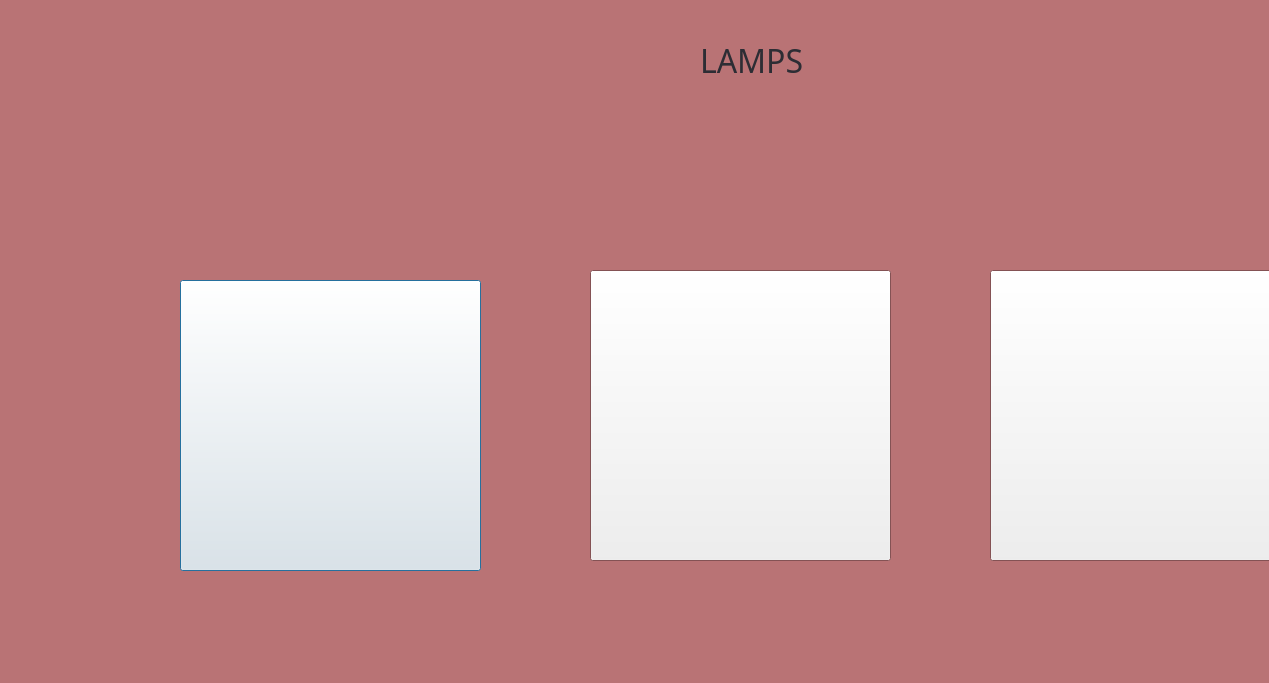
<?xml version="1.0" encoding="UTF-8"?>
<ui version="4.0">
 <class>llamps</class>
 <widget class="QDialog" name="llamps">
  <property name="geometry">
   <rect>
    <x>0</x>
    <y>0</y>
    <width>1269</width>
    <height>683</height>
   </rect>
  </property>
  <property name="palette">
   <palette>
    <active>
     <colorrole role="Window">
      <brush brushstyle="SolidPattern">
       <color alpha="255">
        <red>185</red>
        <green>115</green>
        <blue>117</blue>
       </color>
      </brush>
     </colorrole>
    </active>
    <inactive>
     <colorrole role="Window">
      <brush brushstyle="SolidPattern">
       <color alpha="255">
        <red>185</red>
        <green>115</green>
        <blue>117</blue>
       </color>
      </brush>
     </colorrole>
    </inactive>
    <disabled>
     <colorrole role="Base">
      <brush brushstyle="SolidPattern">
       <color alpha="255">
        <red>185</red>
        <green>115</green>
        <blue>117</blue>
       </color>
      </brush>
     </colorrole>
     <colorrole role="Window">
      <brush brushstyle="SolidPattern">
       <color alpha="255">
        <red>185</red>
        <green>115</green>
        <blue>117</blue>
       </color>
      </brush>
     </colorrole>
    </disabled>
   </palette>
  </property>
  <property name="windowTitle">
   <string>Dialog</string>
  </property>
  <widget class="QLabel" name="label">
   <property name="geometry">
    <rect>
     <x>700</x>
     <y>40</y>
     <width>121</width>
     <height>41</height>
    </rect>
   </property>
   <property name="palette">
    <palette>
     <active>
      <colorrole role="WindowText">
       <brush brushstyle="SolidPattern">
        <color alpha="255">
         <red>45</red>
         <green>45</green>
         <blue>52</blue>
        </color>
       </brush>
      </colorrole>
     </active>
     <inactive>
      <colorrole role="WindowText">
       <brush brushstyle="SolidPattern">
        <color alpha="255">
         <red>45</red>
         <green>45</green>
         <blue>52</blue>
        </color>
       </brush>
      </colorrole>
     </inactive>
     <disabled/>
    </palette>
   </property>
   <property name="font">
    <font>
     <family>Britannic Bold</family>
     <pointsize>24</pointsize>
    </font>
   </property>
   <property name="text">
    <string>LAMPS</string>
   </property>
  </widget>
  <widget class="QPushButton" name="lamp1btn">
   <property name="geometry">
    <rect>
     <x>180</x>
     <y>280</y>
     <width>301</width>
     <height>291</height>
    </rect>
   </property>
   <property name="text">
    <string/>
   </property>
  </widget>
  <widget class="QPushButton" name="lamp2btn">
   <property name="geometry">
    <rect>
     <x>590</x>
     <y>270</y>
     <width>301</width>
     <height>291</height>
    </rect>
   </property>
   <property name="text">
    <string/>
   </property>
  </widget>
  <widget class="QPushButton" name="lamp3btn">
   <property name="geometry">
    <rect>
     <x>990</x>
     <y>270</y>
     <width>301</width>
     <height>291</height>
    </rect>
   </property>
   <property name="text">
    <string/>
   </property>
  </widget>
 </widget>
 <resources/>
 <connections/>
</ui>
